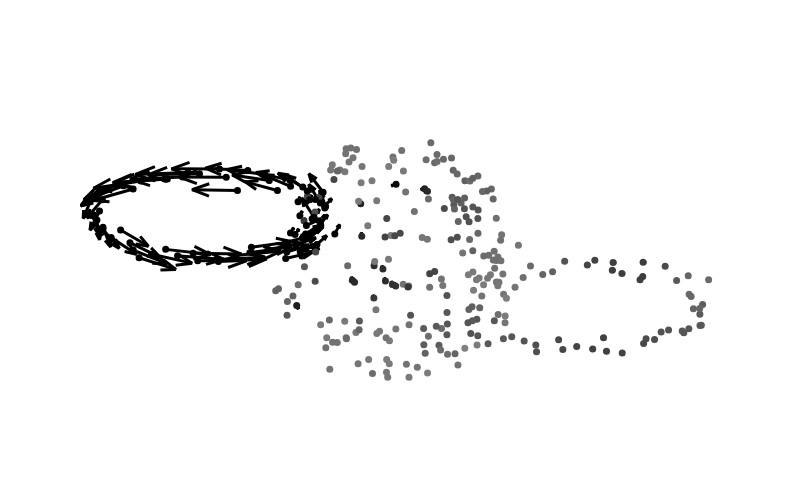

Notebook source saved alongside this figure:
### Code cell
plot_quiver_plain_3d(2*U1[:,1], theta_x, theta_z, test)

### Figure 1 — Plotly figure (JSON) as saved in the notebook; plotly's stock layout.template omitted (floating-point values rounded to 4 significant figures; data arrays with more than 128 entries replaced by an {"elided": "..."} marker saying what was removed)
{"data": [{"line": {"width": 3}, "marker": {"color": "black"}, "mode": "lines", "type": "scatter", "x": {"elided": "2240 float values"}, "y": {"elided": "2240 float values"}}, {"marker": {"cmax": 0.04623, "cmin": 0.0002561, "color": {"elided": "320 float values"}, "colorscale": [[0, "gray"], [1, "black"]], "size": 7}, "mode": "markers", "type": "scatter", "x": {"elided": "320 float values"}, "y": {"elided": "320 float values"}}], "layout": {"height": 500, "hovermode": "closest", "paper_bgcolor": "rgba(0,0,0,0)", "plot_bgcolor": "rgba(0,0,0,0)", "showlegend": false, "width": 800, "xaxis": {"range": [-2.79, 2.831], "visible": false}, "yaxis": {"range": [-1.116, 1.144], "scaleanchor": "x", "scaleratio": 1, "visible": false}}}
